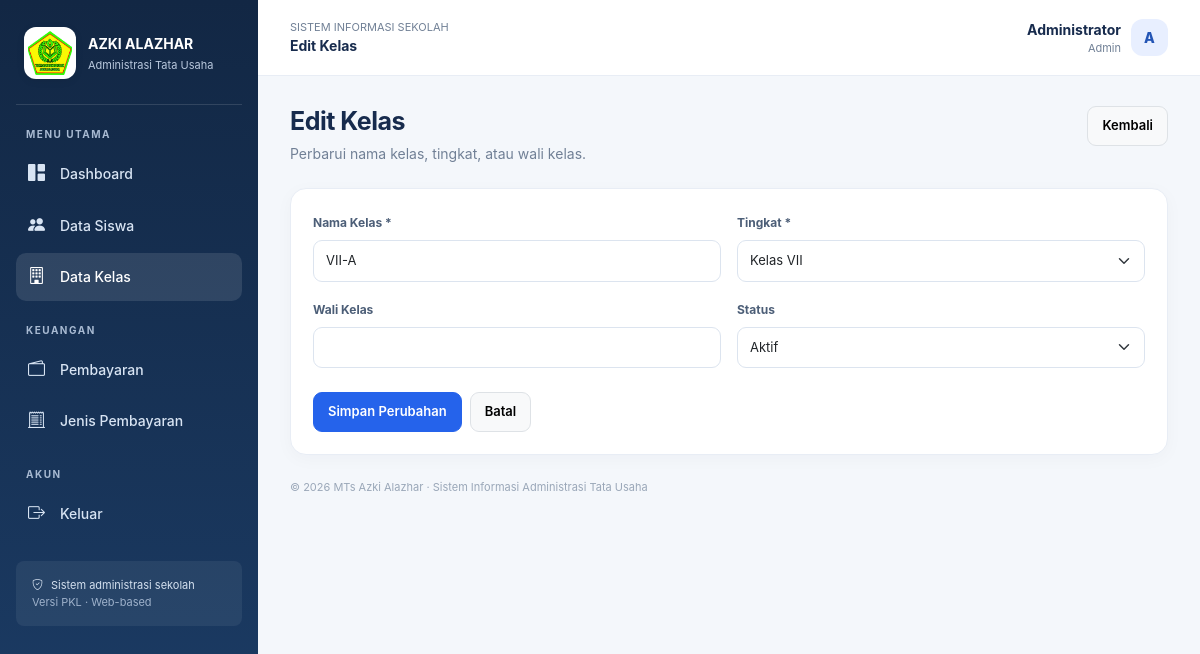
The app's page /kelas/edit.php?id=1 (signed in) with its own data.
### tables this page shows
CREATE TABLE `kelas` (
  `id_kelas` int(10) UNSIGNED NOT NULL,
  `nama_kelas` varchar(50) NOT NULL,
  `tingkat` varchar(10) NOT NULL,
  `wali_kelas` varchar(100) DEFAULT NULL,
  `status` enum('aktif','nonaktif') NOT NULL DEFAULT 'aktif',
  `created_at` timestamp NOT NULL DEFAULT current_timestamp(),
  `updated_at` timestamp NOT NULL DEFAULT current_timestamp() ON UPDATE current_timestamp()
);

### includes/auth.php (called while the page is built, shortened)
<?php
function e($v) { return htmlspecialchars((string)($v ?? ''), ENT_QUOTES, 'UTF-8'); }
?>

### kelas/edit.php (the view)
<?php
require_once '../includes/auth.php'; require_once '../config/koneksi.php';
$id=(int)($_GET['id']??0);$row=['nama_kelas'=>'','tingkat'=>'VII','wali_kelas'=>'','status'=>'aktif'];$error='';
$st=$conn->prepare('SELECT * FROM kelas WHERE id_kelas=?');$st->bind_param('i',$id);$st->execute();$found=$st->get_result()->fetch_assoc();if(!$found){header('Location: index.php');exit;}$row=$found;$namaLama=$found['nama_kelas'];if($_SERVER['REQUEST_METHOD']==='POST'){$row=array_merge($row,$_POST);$nama=trim($_POST['nama_kelas']??'');$tingkat=$_POST['tingkat']??'';$wali=trim($_POST['wali_kelas']??'');$status=$_POST['status']??'aktif';if($nama===''||!in_array($tingkat,['VII','VIII','IX'],true)||!in_array($status,['aktif','nonaktif'],true)){$error='Lengkapi data dengan benar.';}else{try{$st=$conn->prepare('UPDATE kelas SET nama_kelas=?,tingkat=?,wali_kelas=?,status=? WHERE id_kelas=?');$st->bind_param('ssssi',$nama,$tingkat,$wali,$status,$id);$st->execute();if($nama!==$namaLama){$sync=$conn->prepare('UPDATE siswa SET kelas=? WHERE kelas=?');$sync->bind_param('ss',$nama,$namaLama);$sync->execute();}header('Location: index.php?success=edit');exit;}catch(Throwable $e){$error='Nama kelas sudah digunakan atau data gagal diperbarui.';}}}
$page_title='Edit Kelas';$active='kelas';$prefix='../';include '../includes/header.php';?>
<div class="page-heading"><div><h1>Edit Kelas</h1><p>Perbarui nama kelas, tingkat, atau wali kelas.</p></div><a href="index.php" class="btn btn-light border">Kembali</a></div><div class="panel"><div class="panel-body"><?php if($error):?><div class="alert alert-danger"><?= e($error) ?></div><?php endif;?><form method="post"><div class="row g-3"><div class="col-md-6"><label class="form-label">Nama Kelas *</label><input name="nama_kelas" class="form-control" required value="<?= e($row['nama_kelas']) ?>"></div><div class="col-md-6"><label class="form-label">Tingkat *</label><select name="tingkat" class="form-select"><?php foreach(['VII','VIII','IX'] as $t):?><option value="<?= $t ?>" <?= $row['tingkat']===$t?'selected':'' ?>>Kelas <?= $t ?></option><?php endforeach;?></select></div><div class="col-md-6"><label class="form-label">Wali Kelas</label><input name="wali_kelas" class="form-control" value="<?= e($row['wali_kelas']??'') ?>"></div><div class="col-md-6"><label class="form-label">Status</label><select name="status" class="form-select"><option value="aktif" <?= $row['status']==='aktif'?'selected':'' ?>>Aktif</option><option value="nonaktif" <?= $row['status']==='nonaktif'?'selected':'' ?>>Nonaktif</option></select></div></div><div class="d-flex gap-2 mt-4"><button class="btn btn-primary">Simpan Perubahan</button><a href="index.php" class="btn btn-light border">Batal</a></div></form></div></div><?php include '../includes/footer.php';?>

### includes/header.php (style rules this page uses)
:root { --navy:#142b4a;--blue:#2563eb;--bg:#f4f7fb;--muted:#718096 }
* { box-sizing:border-box }
body { background:var(--bg);color:#172b4d;font-family:Inter,system-ui,-apple-system,"Segoe UI",sans-serif;font-size:14px }
.page-heading { display:flex;justify-content:space-between;align-items:flex-start;gap:16px;margin-bottom:24px }
.page-heading h1 { font-size:25px;font-weight:750;letter-spacing:-.5px;margin:0 }
.page-heading p { color:var(--muted);margin:7px 0 0 }
.stat-card,.panel { background:#fff;border:1px solid #e8edf5;border-radius:16px;box-shadow:0 4px 18px #152d4d08 }
.panel { overflow:hidden }
.panel-body { padding:22px }
.form-label { font-weight:650;font-size:12px;color:#4c5e77 }
.form-control,.form-select { border-color:#dce4ef;border-radius:9px;padding:10px 12px;font-size:13px }
.btn { border-radius:9px;font-weight:600;padding:9px 14px;font-size:13px }
.btn-primary { background:var(--blue);border-color:var(--blue) }

### records on screen
kelas: nama_kelas "VII-A", tingkat "Kelas VII", status "Aktif"

### other values on screen
$page_title "Edit Kelas"
$_SESSION['nama'] "Administrator"
str_replace('_',' ', $_SESSION['role'] ?? '') "Admin"
substr($_SESSION['nama'] ?? 'U',0,1) "A"
